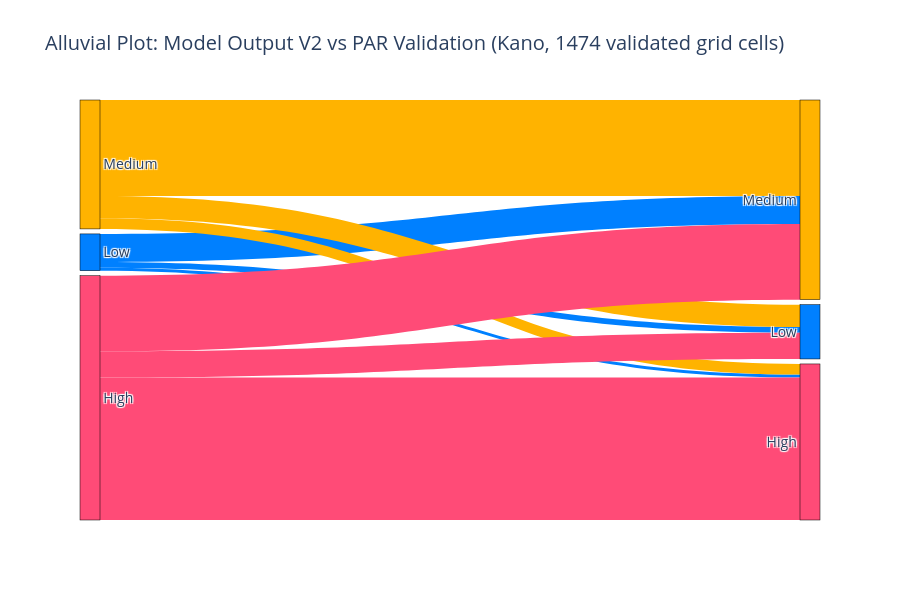

Notebook code for this chart:
### Code cell
# Group by V2 model output and validation majority class (had to tweak because medium was showing first rather than low)
data_v2 = (
    alluvial_df.groupby(["model", "val_majority"])
    .size()
    .reset_index(name="Count")
)

# Sankey source/target
source_v2 = data_v2["model"].apply(lambda x: levels.index(x)).tolist()
target_v2 = data_v2["val_majority"].apply(lambda x: levels.index(x) + len(levels)).tolist()
counts_v2 = data_v2["Count"].tolist()

# Node colors
node_colors_v2 = color_list + color_list
link_colors_v2 = [node_colors_v2[src] for src in source_v2]

fig_v2 = go.Figure(go.Sankey(
    node=dict(
        pad=5,
        thickness=20,
        line=dict(color="black", width=0.5),
        label=2 * level_labels,
        color=node_colors_v2
    ),
    link=dict(
        source=source_v2,
        target=target_v2,
        value=counts_v2,
        color=link_colors_v2
    )
))

fig_v2.update_layout(
    title_text="Alluvial Plot: Model Output V2 vs PAR Validation (Kano, 1474 validated grid cells)",
    font_size=14,
    height=600,
)

fig_v2.show()

### Figure 1 — Plotly figure (JSON) as saved in the notebook; plotly's stock layout.template omitted (floating-point values rounded to 4 significant figures)
{"data": [{"link": {"color": ["#0080FF", "#0080FF", "#0080FF", "#FFB300", "#FFB300", "#FFB300", "#FF4B77", "#FF4B77", "#FF4B77"], "source": [0, 0, 0, 1, 1, 1, 2, 2, 2], "target": [3, 4, 5, 3, 4, 5, 3, 4, 5], "value": [6, 29, 3, 23, 99, 11, 27, 78, 147]}, "node": {"color": ["#0080FF", "#FFB300", "#FF4B77", "#0080FF", "#FFB300", "#FF4B77"], "label": ["Low", "Medium", "High", "Low", "Medium", "High"], "line": {"color": "black", "width": 0.5}, "pad": 5, "thickness": 20}, "type": "sankey"}], "layout": {"font": {"size": 14}, "height": 600, "title": {"text": "Alluvial Plot: Model Output V2 vs PAR Validation (Kano, 1474 validated grid cells)"}}}
